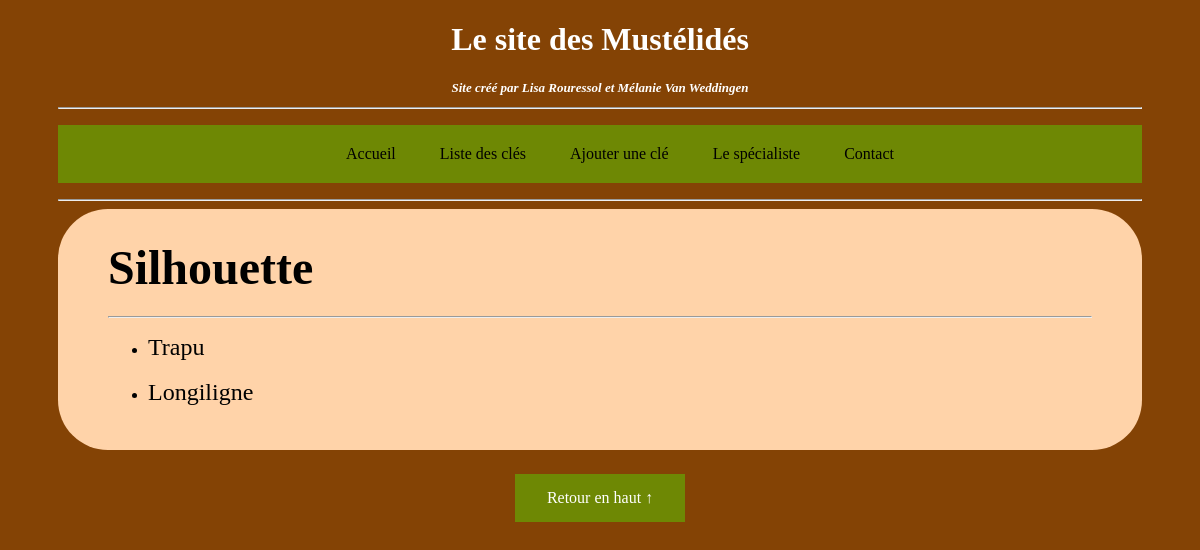
Screenshot of /afficher/caractere/1 with the database file from the repository.
### cle/models.py (models this page shows, shortened)
class Caractere (models.Model):
    nom=models.CharField(max_length=100)
    class Meta:
        verbose_name='Caractere'
        ordering=['id']

class Etat_caracteres(models.Model):
    etat=models.CharField(max_length=100)
    caractere=models.ForeignKey(Caractere, on_delete=models.CASCADE)
    class Meta:
        verbose_name='Etat de Caractere'

### cle/views.py (the view)
# urls.py: path('afficher/caractere/<int:id_caractere>', caractere, name='afficher_caractere'),
def caractere(request, id_caractere):
	if Caractere.objects.filter(id=id_caractere).exists():
		caractere=Caractere.objects.get(id=id_caractere)
		etat=Etat_caracteres.objects.filter(caractere=id_caractere)
	else:
		return render(request, 'cle/page_erreur.html', {'id':id_caractere})
	return render(request, 'cle/caractere.html', {'ca':caractere,'l_etat':etat})

### cle/template/cle/caractere.html
{% extends "cle/pageref.html"%}
{% block contenu_page %}
<h4><font size="+4">{{ca.nom}}</font></h4>
<hr>
<ul>
	{% for etat in l_etat %}
		<li><font size="+2"><a href="{% url 'cle_en_cours' etat.id %}">{{etat.etat}}</a></font></li><br>
	{% endfor %}
</ul>
{% endblock %}

### cle/static/css/style.css (style rules this page uses)
a { color: black; text-decoration:none; }
body { background-color:#844305; padding:0px 50px 0px 50px; text-align: center; }

### rows the page displays
Caractere: nom "Silhouette"
Etat_caracteres: etat "Trapu"
Etat_caracteres: etat "Longiligne"
